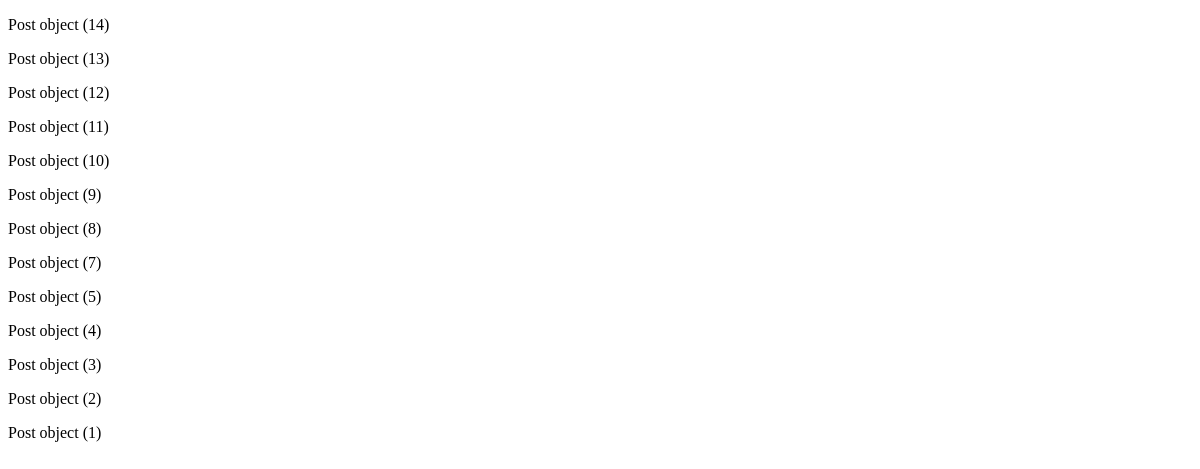
Before: /fbv/list/ with the older database file.
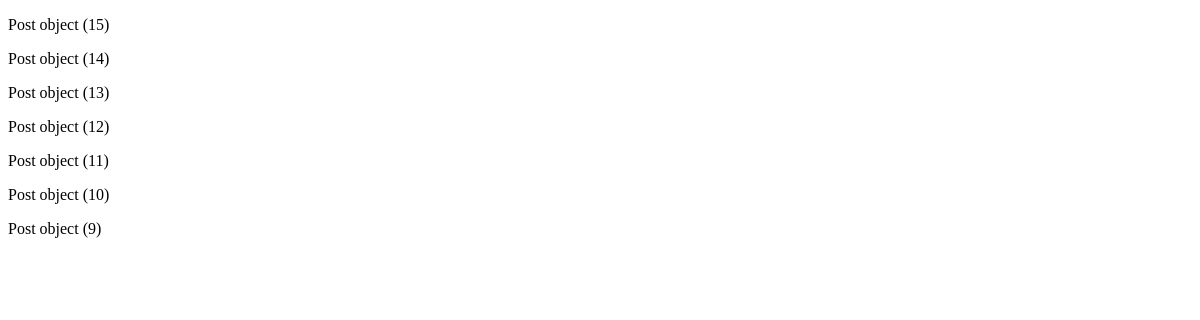
After: the same page with the newer database file.
### posts/models.py (models this page shows)
class Post(models.Model):
    image = models.ImageField(verbose_name='이미지', null=True, blank=True)
    content = models.TextField(verbose_name='내용')
    created_at = models.DateTimeField(verbose_name='작성일', auto_now_add=True)
    view_count = models.IntegerField(verbose_name='조회수', default=0)
    writer = models.ForeignKey(to=User, on_delete=models.CASCADE, null=True, blank=True)

### posts/views.py (the view)
# urls.py: path('fbv/list/', function_list_view),
def function_list_view(request):
    object_list = Post.objects.all().order_by('-id')
    return render(request, 'cbv_view.html', {'object_list': object_list})

### posts/templates/cbv_view.html (shortened to what this page needs)
<!DOCTYPE html>
<html lang="en">
  <head>
  </head>
  <body>
    {% for object in object_list %}
        <p>{{ object }}</p>
    {% endfor %}
  </body>
</html>

Changed rows visible on the page:
removed Post: id "Post object (8)"
removed Post: id "Post object (7)"
removed Post: id "Post object (5)"
removed Post: id "Post object (4)"
removed Post: id "Post object (3)"
removed Post: id "Post object (2)"
removed Post: id "Post object (1)"
added Post: id "Post object (15)"
